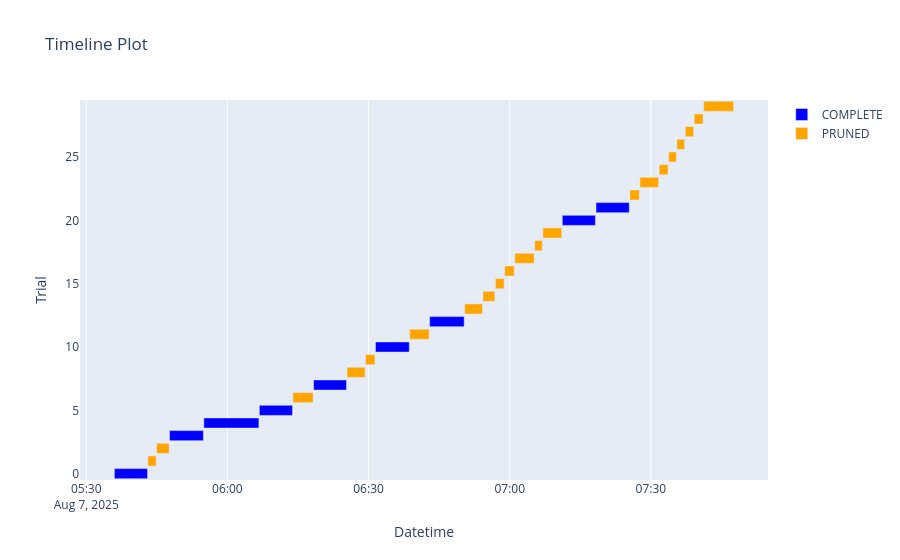

The cell this chart's notebook holds for it:
### Code cell
optuna.visualization.plot_timeline(study)

### Figure 1 — Plotly figure (JSON) as saved in the notebook; plotly's stock layout.template omitted (floating-point values rounded to 4 significant figures)
{"data": [{"base": ["2025-08-07T05:35:59.195516", "2025-08-07T05:47:41.853597", "2025-08-07T05:54:59.508396", "2025-08-07T06:06:47.408801", "2025-08-07T06:18:18.985721", "2025-08-07T06:31:27.977654", "2025-08-07T06:42:59.002454", "2025-08-07T07:11:10.798258", "2025-08-07T07:18:20.654859"], "hovertemplate": "%{text}<extra>COMPLETE</extra>", "marker": {"color": "blue"}, "name": "COMPLETE", "orientation": "h", "text": ["{<br>  \"number\": 0,<br>  \"values\": [<br>    0.06019115447998047<br>  ],<br>  \"params\": {<br>    \"backbone_LR\": 2.2847360853691897e-06,<br>    \"head_LR\": 1.7345681803526567e-06,<br>    \"weight_decay\": 4.606498784416117e-05,<br>    \"batch_size\": 64,<br>    \"head_layer_1\": 256,<br>    \"num_layers\": 2,<br>    \"head_layer_2\": 256,<br>    \"dropout\": 0.0<br>  }<br>}", "{<br>  \"number\": 3,<br>  \"values\": [<br>    0.4487075209617615<br>  ],<br>  \"params\": {<br>    \"backbone_LR\": 1.6004717639337498e-06,<br>    \"head_LR\": 0.009990900318223916,<br>    \"weight_decay\": 0.00011795339837839463,<br>    \"batch_size\": 64,<br>    \"head_layer_1\": 512,<br>    \"num_layers\": 1,<br>    \"dropout\": 0.4<br>  }<br>}", "{<br>  \"number\": 4,<br>  \"values\": [<br>    0.3654959797859192<br>  ],<br>  \"params\": {<br>    \"backbone_LR\": 0.00022598191918767936,<br>    \"head_LR\": 1.9995677080313532e-05,<br>    \"weight_decay\": 0.2896594681534882,<br>    \"batch_size\": 8,<br>    \"head_layer_1\": 1024,<br>    \"num_layers\": 2,<br>    \"head_layer_2\": 256,<br>    \"dropout\": 0.4<br>  }<br>}", "{<br>  \"number\": 5,<br>  \"values\": [<br>    0.05337041616439819<br>  ],<br>  \"params\": {<br>    \"backbone_LR\": 6.878931090166419e-05,<br>    \"head_LR\": 2.20151864307412e-06,<br>    \"weight_decay\": 0.05900648932449035,<br>    \"batch_size\": 64,<br>    \"head_layer_1\": 2048,<br>    \"num_layers\": 1,<br>    \"dropout\": 0.0<br>  }<br>}", "{<br>  \"number\": 7,<br>  \"values\": [<br>    0.055968284606933594<br>  ],<br>  \"params\": {<br>    \"backbone_LR\": 2.143466658961159e-06,<br>    \"head_LR\": 3.107947877828357e-06,<br>    \"weight_decay\": 1.545751373203646e-05,<br>    \"batch_size\": 128,<br>    \"head_layer_1\": 512,<br>    \"num_layers\": 2,<br>    \"head_layer_2\": 1024,<br>    \"dropout\": 0.0<br>  }<br>}", "{<br>  \"number\": 10,<br>  \"values\": [<br>    0.05841803550720215<br>  ],<br>  \"params\": {<br>    \"backbone_LR\": 2.7336936659200136e-05,<br>    \"head_LR\": 0.00027322754798172815,<br>    \"weight_decay\": 0.0009476675781235287,<br>    \"batch_size\": 64,<br>    \"head_layer_1\": 512,<br>    \"num_layers\": 1,<br>    \"dropout\": 0.0<br>  }<br>}", "{<br>  \"number\": 12,<br>  \"values\": [<br>    0.05851393938064575<br>  ],<br>  \"params\": {<br>    \"backbone_LR\": 1.8732368736578299e-06,<br>    \"head_LR\": 7.391685144398567e-06,<br>    \"weight_decay\": 1.1575739547202249e-05,<br>    \"batch_size\": 128,<br>    \"head_layer_1\": 512,<br>    \"num_layers\": 2,<br>    \"head_layer_2\": 128,<br>    \"dropout\": 0.0<br>  }<br>}", "{<br>  \"number\": 20,<br>  \"values\": [<br>    0.07678699493408203<br>  ],<br>  \"params\": {<br>    \"backbone_LR\": 4.4153936202590145e-05,<br>    \"head_LR\": 2.0333614787707954e-06,<br>    \"weight_decay\": 0.002410137673391967,<br>    \"batch_size\": 64,<br>    \"head_layer_1\": 512,<br>    \"num_layers\": 1,<br>    \"dropout\": 0.0<br>  }<br>}", "{<br>  \"number\": 21,<br>  \"values\": [<br>    0.08016610145568848<br>  ],<br>  \"params\": {<br>    \"backbone_LR\": 0.0001781988058399359,<br>    \"head_LR\": 0.00041428170143716975,<br>    \"weight_decay\": 6.156352067207439e-05,<br>    \"batch_size\": 64,<br>    \"head_layer_1\": 512,<br>    \"num_layers\": 1,<br>    \"dropout\": 0.0<br>  }<br>}"], "textposition": "none", "type": "bar", "x": [422400.0, 432400.0, 702500.0, 422400.0, 420300.0, 431300.0, 440500.0, 422200.0, 423600.0], "y": [0, 3, 4, 5, 7, 10, 12, 20, 21]}, {"base": ["2025-08-07T05:43:06.423242", "2025-08-07T05:44:56.599012", "2025-08-07T06:13:55.500225", "2025-08-07T06:25:25.172691", "2025-08-07T06:29:21.461559", "2025-08-07T06:38:45.604364", "2025-08-07T06:50:26.300999", "2025-08-07T06:54:19.224034", "2025-08-07T06:56:57.131807", "2025-08-07T06:58:56.395492", "2025-08-07T07:01:04.982884", "2025-08-07T07:05:18.613451", "2025-08-07T07:07:03.087875", "2025-08-07T07:25:31.770118", "2025-08-07T07:27:40.264757", "2025-08-07T07:31:46.050927", "2025-08-07T07:33:47.058518", "2025-08-07T07:35:32.563062", "2025-08-07T07:37:18.109837", "2025-08-07T07:39:13.134439", "2025-08-07T07:41:14.280454"], "hovertemplate": "%{text}<extra>PRUNED</extra>", "marker": {"color": "orange"}, "name": "PRUNED", "orientation": "h", "text": ["{<br>  \"number\": 1,<br>  \"values\": [<br>    0.8333333134651184<br>  ],<br>  \"params\": {<br>    \"backbone_LR\": 7.879204592887622e-05,<br>    \"head_LR\": 0.00035766658105943627,<br>    \"weight_decay\": 0.4273077810169343,<br>    \"batch_size\": 32,<br>    \"head_layer_1\": 256,<br>    \"num_layers\": 1,<br>    \"dropout\": 0.30000000000000004<br>  }<br>}", "{<br>  \"number\": 2,<br>  \"values\": [<br>    0.4414251446723938<br>  ],<br>  \"params\": {<br>    \"backbone_LR\": 0.0008064448872941918,<br>    \"head_LR\": 0.0059860924145612865,<br>    \"weight_decay\": 0.0016232587298086714,<br>    \"batch_size\": 8,<br>    \"head_layer_1\": 1024,<br>    \"num_layers\": 2,<br>    \"head_layer_2\": 512,<br>    \"dropout\": 0.0<br>  }<br>}", "{<br>  \"number\": 6,<br>  \"values\": [<br>    0.5240999460220337<br>  ],<br>  \"params\": {<br>    \"backbone_LR\": 4.446288359643962e-06,<br>    \"head_LR\": 3.701610531438203e-05,<br>    \"weight_decay\": 0.0022821357151655954,<br>    \"batch_size\": 32,<br>    \"head_layer_1\": 2048,<br>    \"num_layers\": 2,<br>    \"head_layer_2\": 2048,<br>    \"dropout\": 0.2<br>  }<br>}", "{<br>  \"number\": 8,<br>  \"values\": [<br>    0.5519187450408936<br>  ],<br>  \"params\": {<br>    \"backbone_LR\": 5.650868286247193e-05,<br>    \"head_LR\": 4.826156608232346e-06,<br>    \"weight_decay\": 0.020303320229392956,<br>    \"batch_size\": 64,<br>    \"head_layer_1\": 2048,<br>    \"num_layers\": 1,<br>    \"dropout\": 0.2<br>  }<br>}", "{<br>  \"number\": 9,<br>  \"values\": [<br>    0.8333333134651184<br>  ],<br>  \"params\": {<br>    \"backbone_LR\": 0.0007499454710364761,<br>    \"head_LR\": 2.054150012215293e-06,<br>    \"weight_decay\": 0.07702943501090934,<br>    \"batch_size\": 16,<br>    \"head_layer_1\": 2048,<br>    \"num_layers\": 1,<br>    \"dropout\": 0.0<br>  }<br>}", "{<br>  \"number\": 11,<br>  \"values\": [<br>    0.5515313148498535<br>  ],<br>  \"params\": {<br>    \"backbone_LR\": 3.843774008914042e-05,<br>    \"head_LR\": 0.00011844761836948605,<br>    \"weight_decay\": 3.259635978143017e-05,<br>    \"batch_size\": 128,<br>    \"head_layer_1\": 512,<br>    \"num_layers\": 2,<br>    \"head_layer_2\": 1024,<br>    \"dropout\": 0.1<br>  }<br>}", "{<br>  \"number\": 13,<br>  \"values\": [<br>    0.05249840021133423<br>  ],<br>  \"params\": {<br>    \"backbone_LR\": 2.6558877603390318e-05,<br>    \"head_LR\": 4.438985923100639e-06,<br>    \"weight_decay\": 0.16654337747859818,<br>    \"batch_size\": 64,<br>    \"head_layer_1\": 128,<br>    \"num_layers\": 1,<br>    \"dropout\": 0.0<br>  }<br>}", "{<br>  \"number\": 14,<br>  \"values\": [<br>    0.059249818325042725<br>  ],<br>  \"params\": {<br>    \"backbone_LR\": 4.970720815790133e-05,<br>    \"head_LR\": 1.3244591732664414e-06,<br>    \"weight_decay\": 1.1852057259953712e-05,<br>    \"batch_size\": 8,<br>    \"head_layer_1\": 512,<br>    \"num_layers\": 2,<br>    \"head_layer_2\": 1024,<br>    \"dropout\": 0.0<br>  }<br>}", "{<br>  \"number\": 15,<br>  \"values\": [<br>    0.4251336455345154<br>  ],<br>  \"params\": {<br>    \"backbone_LR\": 2.697715374565966e-06,<br>    \"head_LR\": 1.6404232218685884e-05,<br>    \"weight_decay\": 1.1997870919567056e-05,<br>    \"batch_size\": 128,<br>    \"head_layer_1\": 1024,<br>    \"num_layers\": 2,<br>    \"head_layer_2\": 1024,<br>    \"dropout\": 0.30000000000000004<br>  }<br>}", "{<br>  \"number\": 16,<br>  \"values\": [<br>    0.4854738712310791<br>  ],<br>  \"params\": {<br>    \"backbone_LR\": 1.9701239312723576e-06,<br>    \"head_LR\": 1.10442244062055e-06,<br>    \"weight_decay\": 0.006203714036687821,<br>    \"batch_size\": 16,<br>    \"head_layer_1\": 512,<br>    \"num_layers\": 1,<br>    \"dropout\": 0.1<br>  }<br>}", "{<br>  \"number\": 17,<br>  \"values\": [<br>    0.08019322156906128<br>  ],<br>  \"params\": {<br>    \"backbone_LR\": 1.2002340687898106e-05,<br>    \"head_LR\": 1.644514827451404e-06,<br>    \"weight_decay\": 0.07432526462942851,<br>    \"batch_size\": 32,<br>    \"head_layer_1\": 512,<br>    \"num_layers\": 2,<br>    \"head_layer_2\": 128,<br>    \"dropout\": 0.0<br>  }<br>}", "{<br>  \"number\": 18,<br>  \"values\": [<br>    0.05538898706436157<br>  ],<br>  \"params\": {<br>    \"backbone_LR\": 3.409563105803681e-05,<br>    \"head_LR\": 0.000226443440531768,<br>    \"weight_decay\": 0.05601766299072003,<br>    \"batch_size\": 64,<br>    \"head_layer_1\": 2048,<br>    \"num_layers\": 1,<br>    \"dropout\": 0.0<br>  }<br>}", "{<br>  \"number\": 19,<br>  \"values\": [<br>    0.0639185905456543<br>  ],<br>  \"params\": {<br>    \"backbone_LR\": 2.2503223998756167e-05,<br>    \"head_LR\": 1.548319096936176e-05,<br>    \"weight_decay\": 3.667961687607988e-05,<br>    \"batch_size\": 128,<br>    \"head_layer_1\": 2048,<br>    \"num_layers\": 1,<br>    \"dropout\": 0.0<br>  }<br>}", "{<br>  \"number\": 22,<br>  \"values\": [<br>    0.08667200803756714<br>  ],<br>  \"params\": {<br>    \"backbone_LR\": 6.336736065758126e-06,<br>    \"head_LR\": 0.004196325175412526,<br>    \"weight_decay\": 0.0007736720960859368,<br>    \"batch_size\": 16,<br>    \"head_layer_1\": 512,<br>    \"num_layers\": 1,<br>    \"dropout\": 0.0<br>  }<br>}", "{<br>  \"number\": 23,<br>  \"values\": [<br>    0.48186904191970825<br>  ],<br>  \"params\": {<br>    \"backbone_LR\": 4.866857053805264e-06,<br>    \"head_LR\": 0.0006041452104905226,<br>    \"weight_decay\": 7.466030394336136e-05,<br>    \"batch_size\": 64,<br>    \"head_layer_1\": 128,<br>    \"num_layers\": 1,<br>    \"dropout\": 0.1<br>  }<br>}", "{<br>  \"number\": 24,<br>  \"values\": [<br>    0.06039029359817505<br>  ],<br>  \"params\": {<br>    \"backbone_LR\": 3.869024439491291e-05,<br>    \"head_LR\": 0.0003477163208201228,<br>    \"weight_decay\": 0.009230496863580231,<br>    \"batch_size\": 128,<br>    \"head_layer_1\": 512,<br>    \"num_layers\": 1,<br>    \"dropout\": 0.0<br>  }<br>}", "{<br>  \"number\": 25,<br>  \"values\": [<br>    0.06758594512939453<br>  ],<br>  \"params\": {<br>    \"backbone_LR\": 1.1808648727008896e-05,<br>    \"head_LR\": 0.000346659228346544,<br>    \"weight_decay\": 0.0017927085948564062,<br>    \"batch_size\": 64,<br>    \"head_layer_1\": 512,<br>    \"num_layers\": 1,<br>    \"dropout\": 0.0<br>  }<br>}", "{<br>  \"number\": 26,<br>  \"values\": [<br>    0.5655304193496704<br>  ],<br>  \"params\": {<br>    \"backbone_LR\": 8.296446465252555e-05,<br>    \"head_LR\": 1.2263187988289708e-06,<br>    \"weight_decay\": 0.4941053130439569,<br>    \"batch_size\": 64,<br>    \"head_layer_1\": 256,<br>    \"num_layers\": 1,<br>    \"dropout\": 0.2<br>  }<br>}", "{<br>  \"number\": 27,<br>  \"values\": [<br>    0.08463078737258911<br>  ],<br>  \"params\": {<br>    \"backbone_LR\": 0.0001883924377170804,<br>    \"head_LR\": 1.032976491465829e-06,<br>    \"weight_decay\": 0.10320341691579642,<br>    \"batch_size\": 32,<br>    \"head_layer_1\": 1024,<br>    \"num_layers\": 1,<br>    \"dropout\": 0.0<br>  }<br>}", "{<br>  \"number\": 28,<br>  \"values\": [<br>    0.05987745523452759<br>  ],<br>  \"params\": {<br>    \"backbone_LR\": 6.658277881344214e-05,<br>    \"head_LR\": 1.982248904342981e-06,<br>    \"weight_decay\": 0.39219488659854135,<br>    \"batch_size\": 64,<br>    \"head_layer_1\": 2048,<br>    \"num_layers\": 2,<br>    \"head_layer_2\": 2048,<br>    \"dropout\": 0.0<br>  }<br>}", "{<br>  \"number\": 29,<br>  \"values\": [<br>    0.06227844953536987<br>  ],<br>  \"params\": {<br>    \"backbone_LR\": 7.035506572529832e-05,<br>    \"head_LR\": 9.830057867469711e-05,<br>    \"weight_decay\": 0.0009030806815007467,<br>    \"batch_size\": 8,<br>    \"head_layer_1\": 128,<br>    \"num_layers\": 2,<br>    \"head_layer_2\": 512,<br>    \"dropout\": 0.0<br>  }<br>}"], "textposition": "none", "type": "bar", "x": [105300.0, 160200.0, 257600.0, 230200.0, 120400.0, 246700.0, 226200.0, 151000.0, 112200.0, 121500.0, 246400.0, 97100.0, 240300.0, 121000.0, 238100.0, 113000.0, 97550.0, 97490.0, 107000.0, 112900.0, 380500.0], "y": [1, 2, 6, 8, 9, 11, 13, 14, 15, 16, 17, 18, 19, 22, 23, 24, 25, 26, 27, 28, 29]}], "layout": {"showlegend": true, "title": {"text": "Timeline Plot"}, "xaxis": {"title": {"text": "Datetime"}, "type": "date"}, "yaxis": {"title": {"text": "Trial"}}}}
